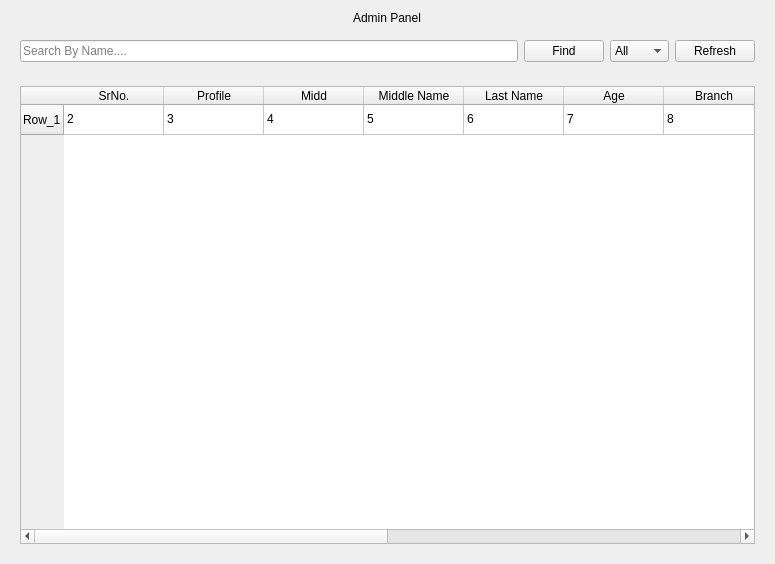
<?xml version="1.0" encoding="UTF-8"?>
<ui version="4.0">
 <class>Form</class>
 <widget class="QWidget" name="Form">
  <property name="geometry">
   <rect>
    <x>0</x>
    <y>0</y>
    <width>775</width>
    <height>564</height>
   </rect>
  </property>
  <property name="windowTitle">
   <string>Form</string>
  </property>
  <layout class="QVBoxLayout" name="verticalLayout">
   <item alignment="Qt::AlignHCenter">
    <widget class="QLabel" name="label">
     <property name="sizePolicy">
      <sizepolicy hsizetype="Preferred" vsizetype="Fixed">
       <horstretch>0</horstretch>
       <verstretch>0</verstretch>
      </sizepolicy>
     </property>
     <property name="text">
      <string>Admin Panel</string>
     </property>
    </widget>
   </item>
   <item>
    <widget class="QWidget" name="widget" native="true">
     <layout class="QHBoxLayout" name="horizontalLayout_2">
      <item>
       <widget class="QLineEdit" name="lineEdit">
        <property name="placeholderText">
         <string>Search By Name....</string>
        </property>
       </widget>
      </item>
      <item>
       <widget class="QPushButton" name="pushButton">
        <property name="text">
         <string>Find</string>
        </property>
       </widget>
      </item>
      <item>
       <widget class="QComboBox" name="comboBox">
        <item>
         <property name="text">
          <string>All</string>
         </property>
        </item>
        <item>
         <property name="text">
          <string>IT</string>
         </property>
        </item>
        <item>
         <property name="text">
          <string>CS</string>
         </property>
        </item>
        <item>
         <property name="text">
          <string>Civil</string>
         </property>
        </item>
        <item>
         <property name="text">
          <string>Mech</string>
         </property>
        </item>
       </widget>
      </item>
      <item>
       <widget class="QPushButton" name="RefreshBtn">
        <property name="text">
         <string>Refresh</string>
        </property>
        <property name="icon">
         <iconset>
          <normaloff>../icons/admin.png</normaloff>../icons/admin.png</iconset>
        </property>
       </widget>
      </item>
     </layout>
    </widget>
   </item>
   <item>
    <widget class="QWidget" name="widget_2" native="true">
     <layout class="QHBoxLayout" name="horizontalLayout">
      <item>
       <widget class="QTableWidget" name="tableWidget">
        <property name="showGrid">
         <bool>true</bool>
        </property>
        <property name="cornerButtonEnabled">
         <bool>false</bool>
        </property>
        <row>
         <property name="text">
          <string>Row_1</string>
         </property>
        </row>
        <column>
         <property name="text">
          <string>SrNo.</string>
         </property>
        </column>
        <column>
         <property name="text">
          <string>Profile</string>
         </property>
        </column>
        <column>
         <property name="text">
          <string>Midd</string>
         </property>
        </column>
        <column>
         <property name="text">
          <string>Middle Name</string>
         </property>
        </column>
        <column>
         <property name="text">
          <string>Last Name</string>
         </property>
        </column>
        <column>
         <property name="text">
          <string>Age</string>
         </property>
        </column>
        <column>
         <property name="text">
          <string>Branch</string>
         </property>
        </column>
        <column>
         <property name="text">
          <string>Email Address</string>
         </property>
        </column>
        <column>
         <property name="text">
          <string>Address</string>
         </property>
        </column>
        <column>
         <property name="text">
          <string>SSC</string>
         </property>
        </column>
        <column>
         <property name="text">
          <string>HSC</string>
         </property>
        </column>
        <column>
         <property name="text">
          <string>MH-CET</string>
         </property>
        </column>
        <item row="0" column="0">
         <property name="text">
          <string>2</string>
         </property>
        </item>
        <item row="0" column="1">
         <property name="text">
          <string>3</string>
         </property>
        </item>
        <item row="0" column="2">
         <property name="text">
          <string>4</string>
         </property>
        </item>
        <item row="0" column="3">
         <property name="text">
          <string>5</string>
         </property>
        </item>
        <item row="0" column="4">
         <property name="text">
          <string>6</string>
         </property>
        </item>
        <item row="0" column="5">
         <property name="text">
          <string>7</string>
         </property>
        </item>
        <item row="0" column="6">
         <property name="text">
          <string>8</string>
         </property>
        </item>
        <item row="0" column="7">
         <property name="text">
          <string>9</string>
         </property>
        </item>
        <item row="0" column="8">
         <property name="text">
          <string>10</string>
         </property>
        </item>
        <item row="0" column="9">
         <property name="text">
          <string>11</string>
         </property>
        </item>
        <item row="0" column="10">
         <property name="text">
          <string>12</string>
         </property>
        </item>
        <item row="0" column="11">
         <property name="text">
          <string>13</string>
         </property>
        </item>
       </widget>
      </item>
     </layout>
    </widget>
   </item>
  </layout>
 </widget>
 <resources/>
 <connections/>
</ui>
